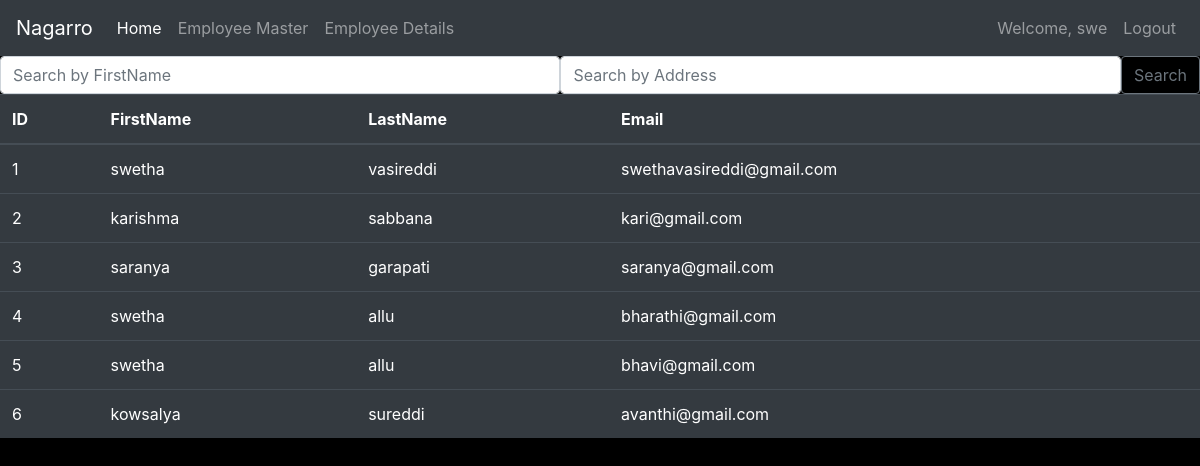
Before: /market (signed in) with the older database file.
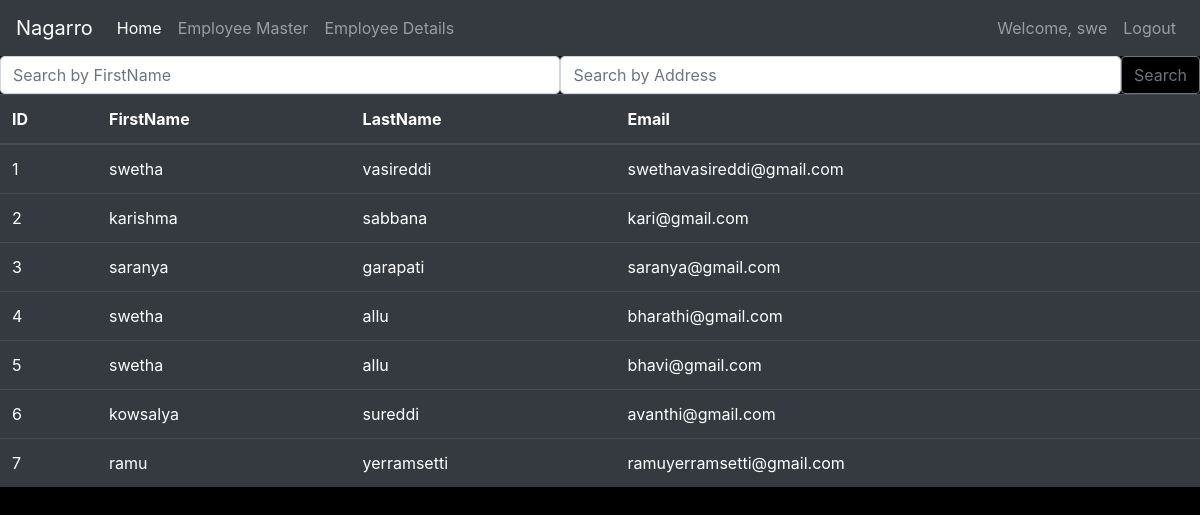
After: the same page with the newer database file.
### Employee/models.py (models this page shows, shortened)
class User(db.Model, UserMixin):
    __tablename__ = 'users'
    id = db.Column(db.Integer(), primary_key=True)
    username = db.Column(db.String(length=30), nullable=False, unique=True)
    FirstName = db.Column(db.String(length=30), nullable=False)
    LastName = db.Column(db.String(length=30), nullable=False)
    email_address = db.Column(db.String(length=50), nullable=False, unique=True)
    Address = db.Column(db.String(length=50), nullable=False)
    password_hash = db.Column(db.String(length=60), nullable=False)
    role = db.Column(db.String(80),nullable=False)
    PhoneNumber = db.Column(db.Integer(),nullable=False,unique=True)
    roles = db.relationship('Role', secondary='user_roles')
    @property
    def password(self):
        return self.password

### Employee/routes.py (the view)
@app.route('/market')
@login_required
def market_page():
    form=SearchForm()
    users= User.query.all()
    return render_template('market.html', users=users, form=form)

### Employee/forms.py
class SearchForm(FlaskForm):
  searched = StringField(label='searched', validators=[Length(min=2,max=30),DataRequired()])
  searching = StringField(label='searching', validators=[Length(min=2, max=30), DataRequired()])
  submit = SubmitField(label='Search')

### Employee/models.py (called while the page is built)
@login_manager.user_loader
def load_user(user_id):
    return User.query.get(int(user_id))

### Employee/routes.py (called while the page is built)
@app.context_processor
def base():
    form=SearchForm
    return dict(form=form)

### Employee/templates/market.html (shortened to what this page needs)
{% extends 'base.html' %}
{% block content %}
<head>
</head>
        <body >
         <div>
             <form method="POST" action="{{url_for('search_page')}}" class="d-flex">
                 <input class="form-control me-2" type="search"
                         placeholder="Search by FirstName" aria-label="Search" name="searched">
                 <input class="form-control me-2" type="search"
                         placeholder="Search by Address" aria-label="Search" name="searching">
             <button class="btn btn-outline-secondary" type="submit">Search</button>
             </form>
        </div>
        </body>
                         <table class="table table-hover table-dark">
        <thead>
            <tr>
                <th scope="col">ID</th>
                <th scope="col">FirstName</th>
                <th scope="col">LastName</th>
                <th scope="col">Email</th>
            </tr>
        </thead>
        <tbody>
            {% for item in users %}
                <tr>
                    <td>{{ item.id }}</td>
                    <td>{{ item.FirstName }}</td>
                    <td>{{ item.LastName }}</td>
                    <td>{{ item.email_address}}</td>
                </tr>
            {% endfor %}
        </tbody>
    </table>
{% endblock %}

### Employee/templates/base.html (shortened to what this page needs)
<!doctype html>
<html lang="en">
   <head>
      <link rel="stylesheet" href="https://cdn.jsdelivr.net/npm/bootstrap@4.5.3/dist/css/bootstrap.min.css">
   </head>
   <body>
    <nav class="navbar navbar-expand-md navbar-dark bg-dark">
      <a class="navbar-brand" href="#">Nagarro</a>
      <div class="collapse navbar-collapse" id="navbarNav">
        <ul class="navbar-nav mr-auto">
            <li class="nav-item active">
                <a class="nav-link" href="{{ url_for('home_page') }}">Home <span class="sr-only">(current)</span></a>
            </li>
            {% if current_user.is_authenticated %}
            {% if current_user.role=='admin' %}
            <li class="nav-item">
                <a class="nav-link" href="{{ url_for('market_page') }}">Employee Master</a>
            </li>
            <li class="nav-item">
                <a class="nav-link" href="{{ url_for('employee_page') }}">Employee Details</a>
            </li>
            {% endif %}
            {% endif %}
        </ul>
          {% if current_user.is_authenticated %}
            <ul class="navbar-nav">
                <li class="nav-item">
                    <a class="nav-link" style="color: lawngreen; font-weight: bold">
                    </a>
                </li>
                <li class="nav-item">
                    <a class="nav-link">Welcome, {{ current_user.username }}</a>
                </li>
                <li class="nav-item">
                    <a class="nav-link" href="{{ url_for('logout_page') }}">Logout</a>
                </li>
            </ul>
          {% endif %}
      </div>
    </nav>
      {% block content %}
      {% endblock %}
   </body>
</html>

### Employee/templates/market.html (style rules this page uses)
input { width: 70%; box-sizing: border-box; border: 2px solid #ccc; border-radius: 4px; font-size: 16px; background-color: white; background-image: url('searchicon.png'); background-position: 10px 10px; background-repeat: no-repeat; padding: 12px 20px 12px 40px; }

### Employee/templates/base.html (style rules this page uses)
body { background-color: black; }

Changed rows visible on the page:
added User: id "7", FirstName "ramu", LastName "yerramsetti", email_address "ramuyerramsetti@gmail.com"
